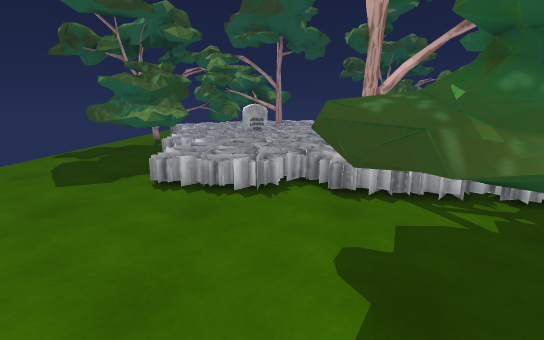
[1] (above)

24 first-person views from a walk through a 3-D level made in the Unity game engine. The camera is 1.4 m above the floor, tilts 12° down and sees 85° across. The floor is counted in squares, 0.5 m on a side. Each view is taken from the middle of a square. On the plan, view 1 faces up. The plan holds only what a view shows up to about 20 squares ahead; the rest is blank. The place goes on beyond the plan. Some animated figures are not drawn. Some surface patterns are stand-ins.

[2]
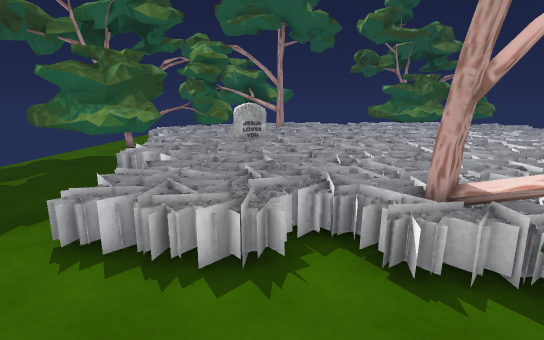

[3]
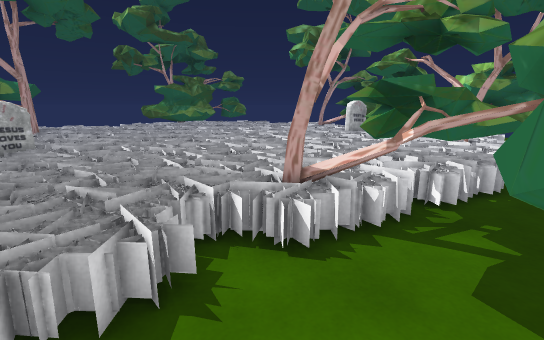

[4]
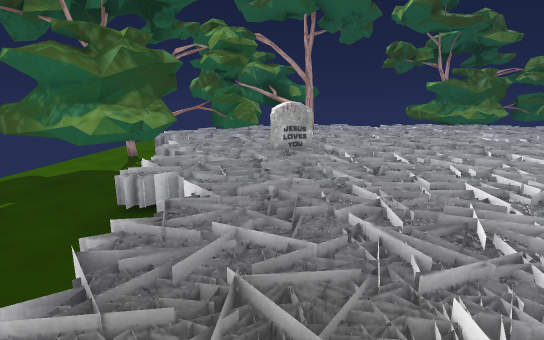

[5]
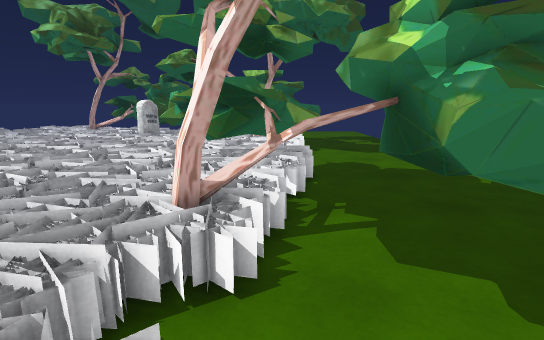

[6]
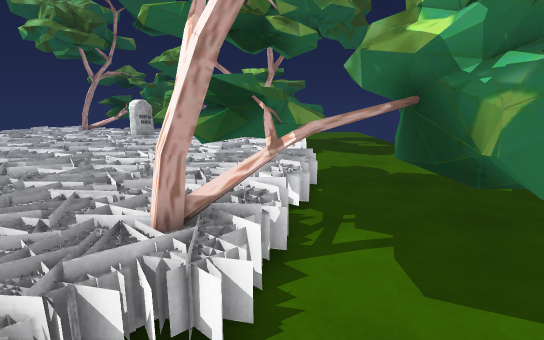

[7]
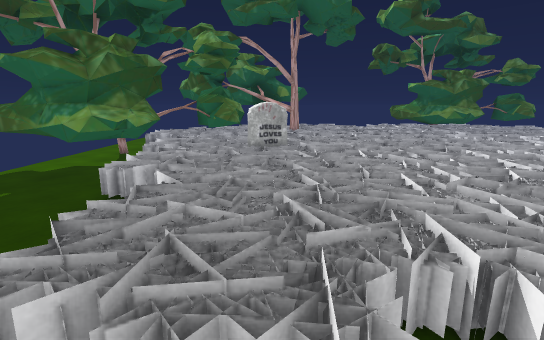

[8]
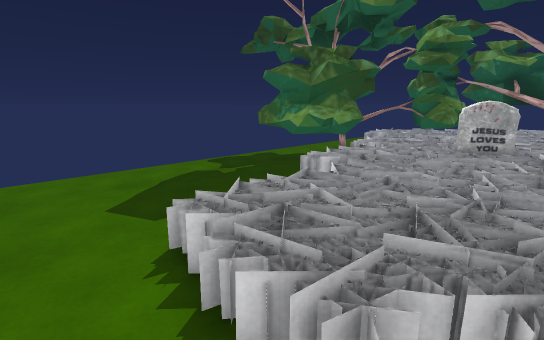

[9]
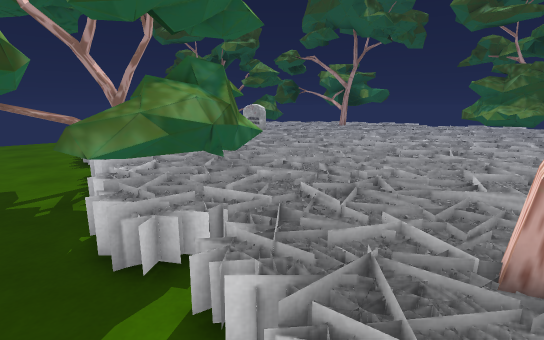

[10]
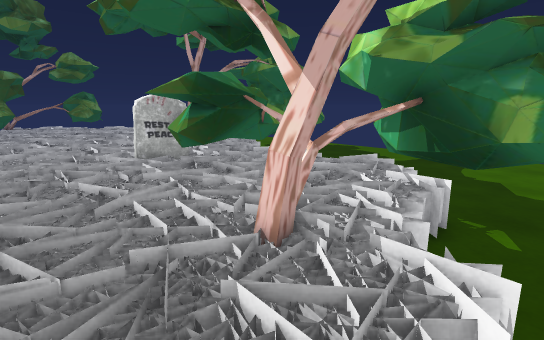

[11]
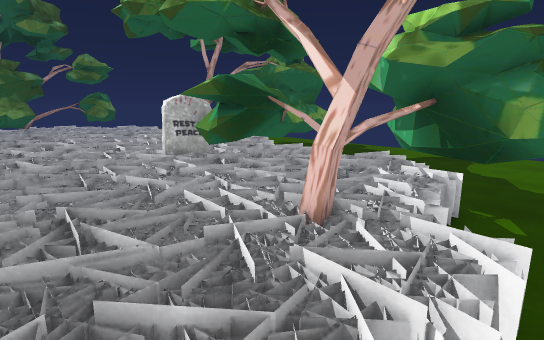

[12]
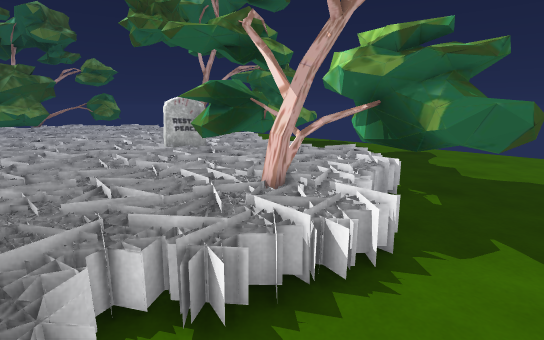

[13]
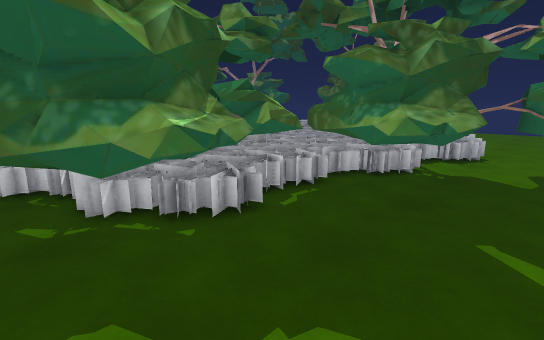

[14]
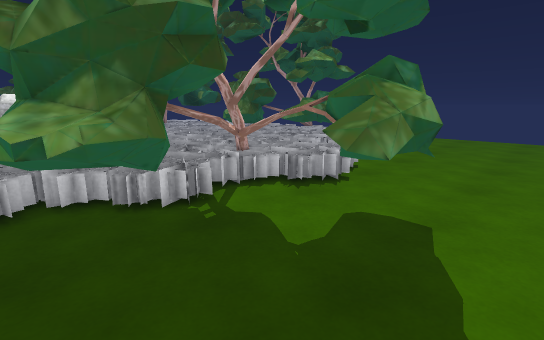

[15]
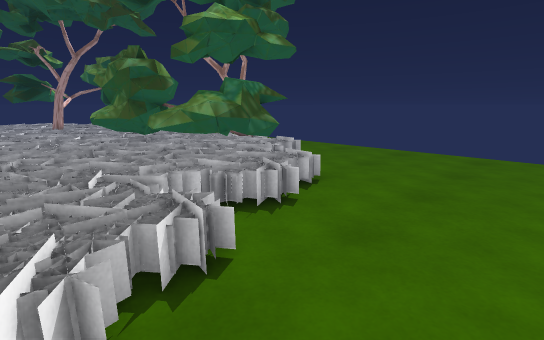

[16]
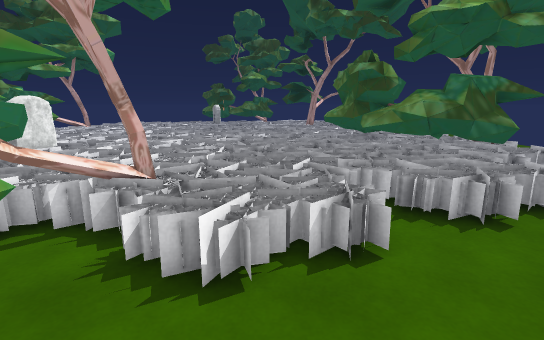

[17]
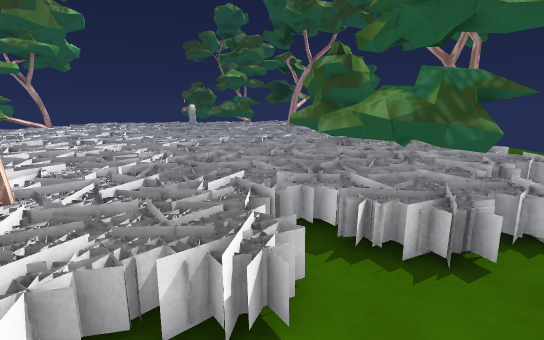

[18]
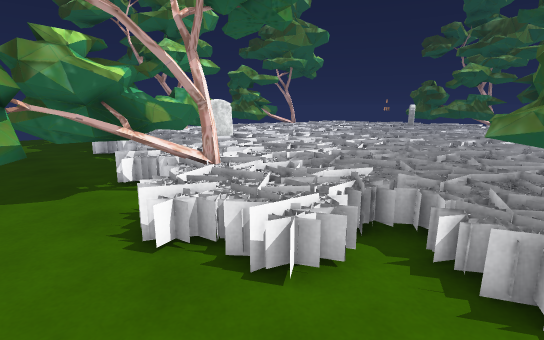

[19]
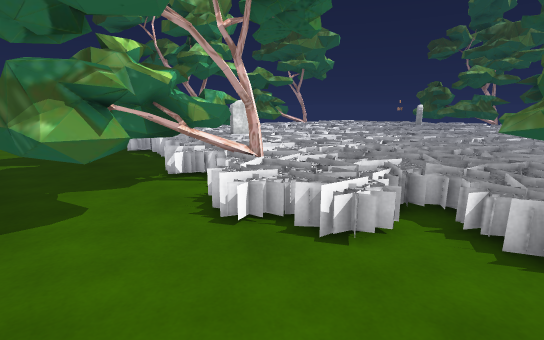

[20]
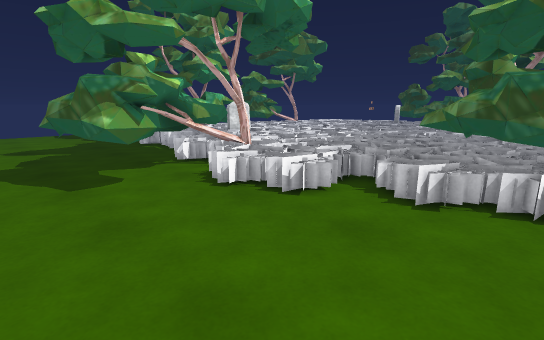

[21]
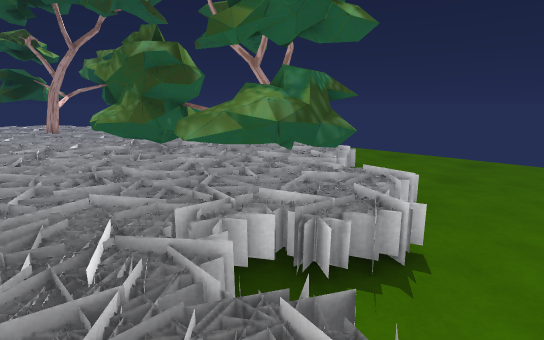

[22]
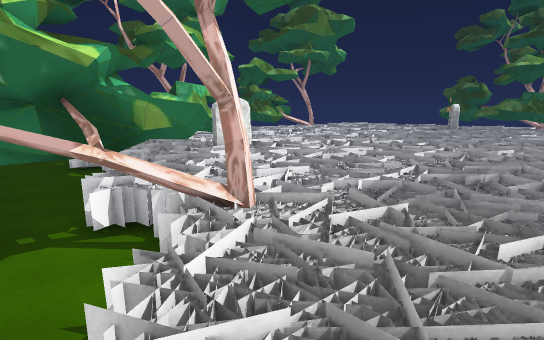

[23]
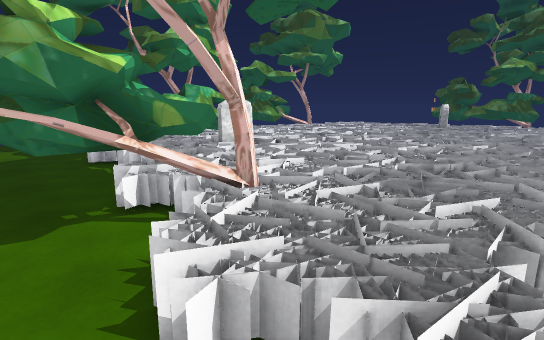

[24]
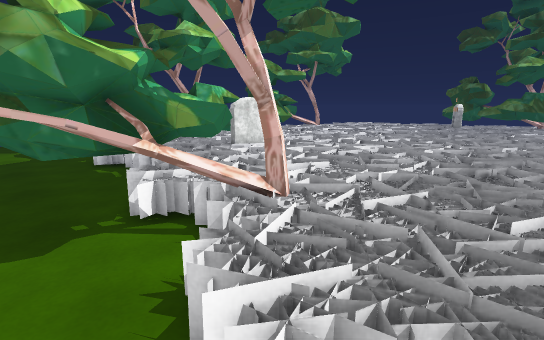

### Floor plan
Key: @ floor where view 1 was taken; # wall or solid block; . main floor; : floor 0.25 m higher than the main floor; = window, fence, low wall or low ledge; O other object.
Columns run from 7 left of view 1 to 32 right of it. Each row starts with its distance up from view 1.
 35                  OOOOOOOOOOOOO..........
 34       O          OOOOOO OOOOO:.........
 33       OO         OOOOOO  OOOOO.........
 32      OOO =      OOOOOOOO OOOOOO........
 31      OOOOO OO    OOOOOO OOO.OO..........
 30 O  O   OO  OO O O  OOOO  O OO...........
 29 OOOOO    OO   O OO    OO   O.O.O........
 28 OO  OOOO         O     OOO OOO.OO.......
 27  O  OO.O         OOOOOO:OO OOOOO........
 26 O.OOOOO        OO   OO O O OOOO.O.......
 25 OOOOO O    OO      OOO     OOOOOO.OOO...
 24 OOOOO O    O    O#  OOO   OOOOO...OOO...
 23 OOOOO  OO       OO    O    OOOOO..OOOO..
 22 OOOOOOOO O             OO  OOOOOOOOOOO..
 21 OO OOOOO OO O      O  O  OO.OOOOO...OO..
 20 OO  OOO  O  O O  OOO  O    OOOOOOO..OO..
 19 OOOOOOO    O:OO   O       OOOOOOOOO....
 18 OOOO.OOOO   O          O   OOOOOOOO....
 17 .OOOOOOOO   O  O      O:OOOOOOOOOOO....
 16 ...OOOOOOO  O  O       OOOOOOO.OOO......
 15 ...OOOOO   O:O  OO    OOOOOOOO.........
 14 ...OOOOOOOOOOOO OO  OOO:OOOOOO.........
 13 ...OOOOOOOOOOOOOOOOOOOOOOOOOO..........
 12 ...OOOOOOOOOOOOOOOOOOOOOOOOOOOO .......
 11 ...OOOOOOOOOOOOOOOOOO.OOOOOOOOOO........
 10 ......O...OOOOOOOOOOOOOOOOOOOOOO........
  9 ............OOOOOOOOOOOOOO.OOOOO........
  8 ............O...OOO.OOOO=..OOOO.........
  7 ............OOO..OO....O..OOOO..........
  6  .......OOOOOOO...........OOO ..........
  5   ......OOOOOO  ...........O......
  4    ......OOOO   ..........      ..
  3    ........    ...........
  2              .............
  1              .....
  0        @      ...

Where each view was taken, in squares from view 1:
view 1: 0 up, 0 right, facing up
view 2: 5 up, 0 right, facing up
view 3: 6 up, 2 left, facing up-right
view 4: 9 up, 2 left, facing up
view 5: 9 up, 2 left, facing right
view 6: 9 up, 1 left, facing right
view 7: 8 up, 1 left, facing up
view 8: 8 up, 1 right, facing up-left
view 9: 6 up, 16 right, facing up-left
view 10: 7 up, 13 right, facing up-right
view 11: 7 up, 12 right, facing up-right
view 12: 5 up, 11 right, facing up-right
view 13: 7 up, 29 right, facing up-left
view 14: 16 up, 32 right, facing up-left
view 15: 26 up, 29 right, facing up-left
view 16: 27 up, 30 right, facing left
view 17: 29 up, 28 right, facing left
view 18: 32 up, 28 right, facing down-left
view 19: 32 up, 30 right, facing down-left
view 20: 35 up, 32 right, facing down-left
view 21: 27 up, 25 right, facing up-left
view 22: 28 up, 26 right, facing down-left
view 23: 29 up, 27 right, facing down-left
view 24: 28 up, 27 right, facing down-left
